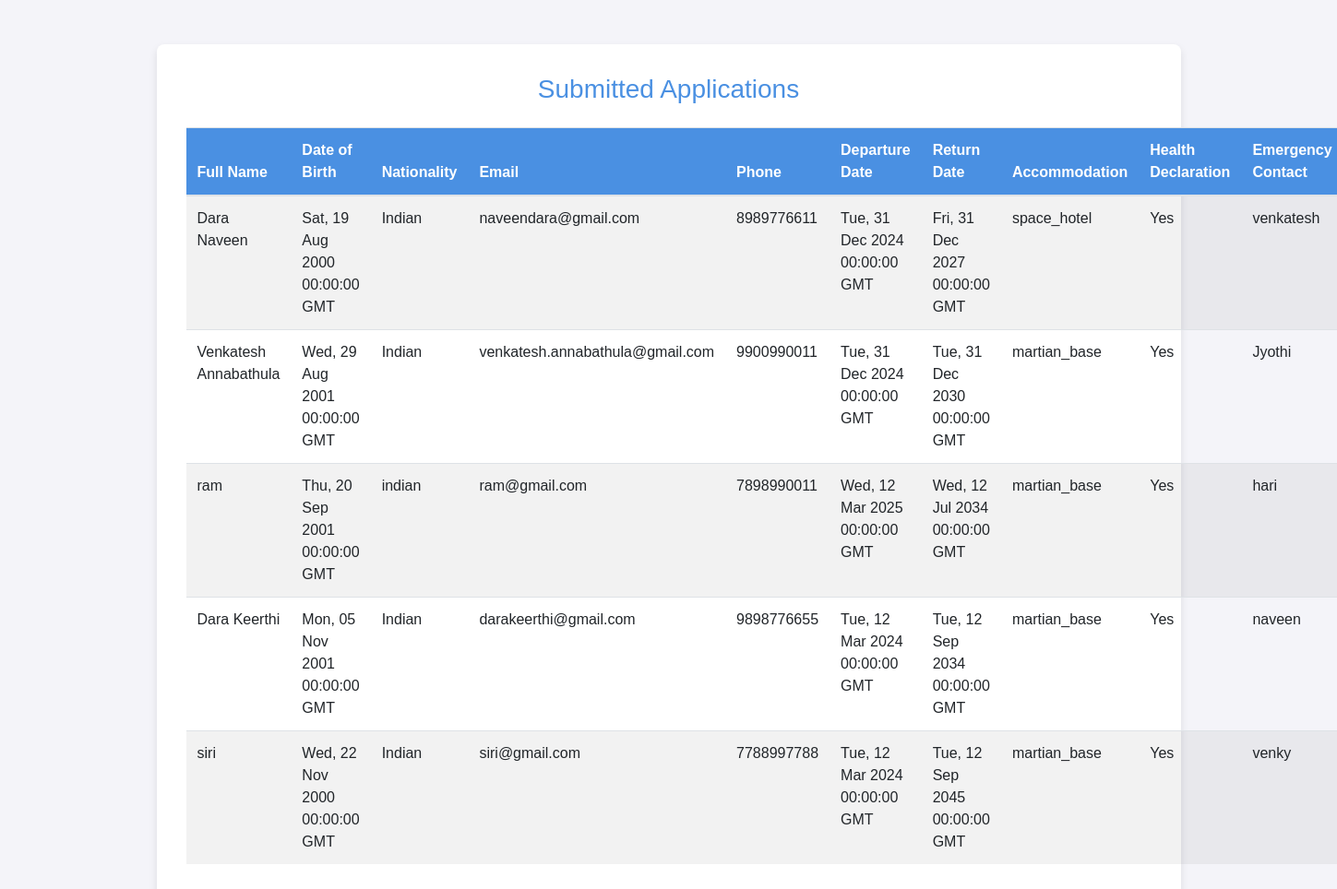
The page /admin/applications on the database as committed earlier.
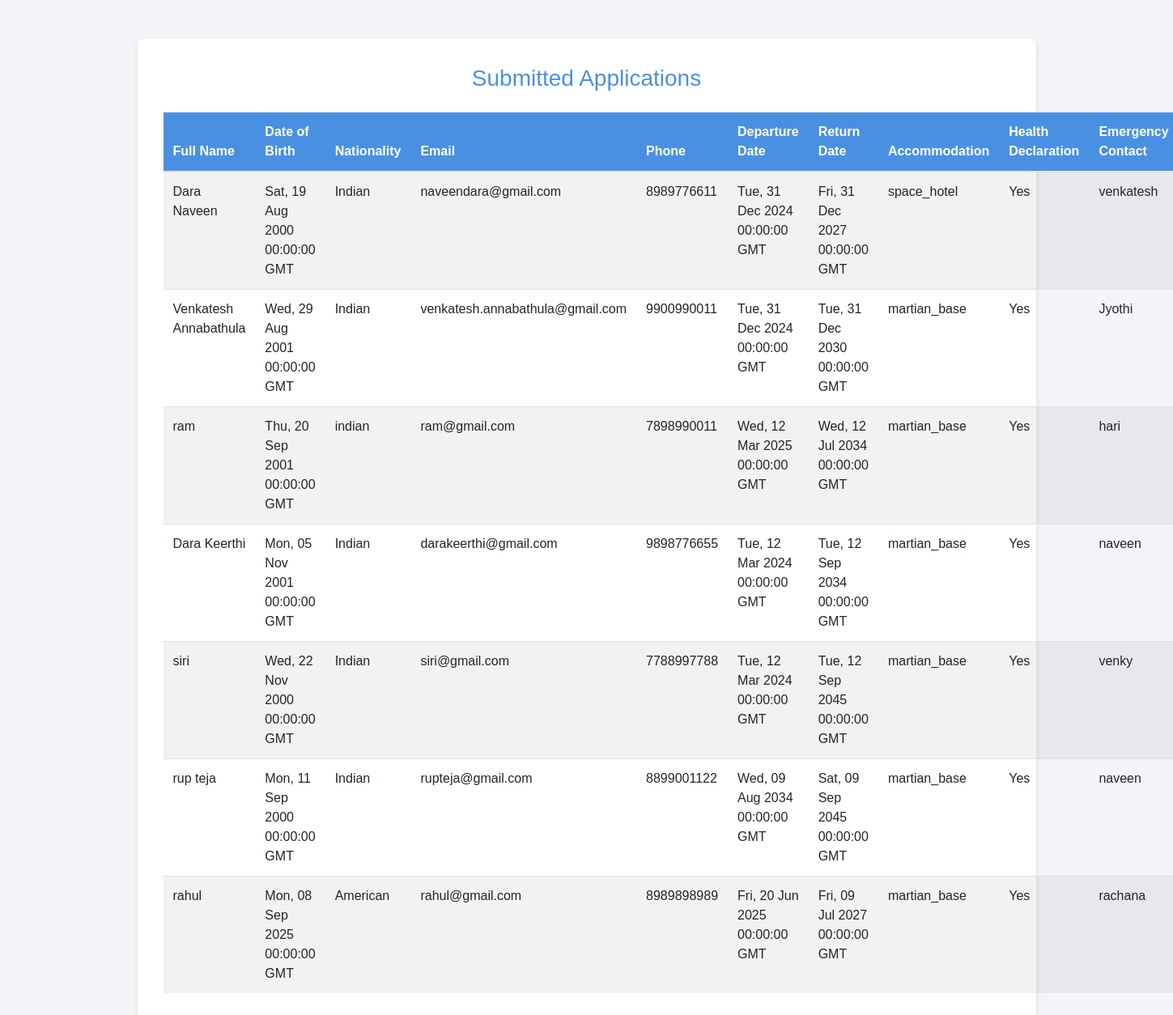
The same page on the database as committed later.
### app/models.py (models this page shows, shortened)
class Applicant(db.Model):
    id = db.Column(db.Integer, primary_key=True)
    full_name = db.Column(db.String(100), nullable=False)
    date_of_birth = db.Column(db.String(10), nullable=False)
    nationality = db.Column(db.String(50), nullable=False)
    email = db.Column(db.String(120), unique=True, nullable=False)
    phone = db.Column(db.String(20), nullable=False)
    departure_date = db.Column(db.String(10), nullable=False)
    return_date = db.Column(db.String(10), nullable=False)
    accommodation = db.Column(db.String(50), nullable=False)
    special_requests = db.Column(db.Text)
    health_declaration = db.Column(db.Boolean, nullable=False)
    emergency_contact = db.Column(db.String(100), nullable=False)
    medical_conditions = db.Column(db.Text)

### app/routes.py (the view)
@bp.route('/admin/applications')
def admin_applications():
    applicants = Applicant.query.all()
    return render_template('admin_applications.html', applicants=applicants)

### app/templates/admin_applications.html (shortened to what this page needs)
{% extends "base.html" %}
{% block content %}
<div class="form-container">
    <h2>Submitted Applications</h2>
    <table class="table table-striped">
        <thead>
            <tr>
                <th>Full Name</th>
                <th>Date of Birth</th>
                <th>Nationality</th>
                <th>Email</th>
                <th>Phone</th>
                <th>Departure Date</th>
                <th>Return Date</th>
                <th>Accommodation</th>
                <th>Health Declaration</th>
                <th>Emergency Contact</th>
            </tr>
        </thead>
        <tbody>
            {% for applicant in applicants %}
            <tr>
                <td>{{ applicant.full_name }}</td>
                <td>{{ applicant.date_of_birth }}</td>
                <td>{{ applicant.nationality }}</td>
                <td>{{ applicant.email }}</td>
                <td>{{ applicant.phone }}</td>
                <td>{{ applicant.departure_date }}</td>
                <td>{{ applicant.return_date }}</td>
                <td>{{ applicant.accommodation }}</td>
                <td>{{ 'Yes' if applicant.health_declaration else 'No' }}</td>
                <td>{{ applicant.emergency_contact }}</td>
            </tr>
            {% endfor %}
        </tbody>
    </table>
</div>
{% endblock %}

### app/templates/base.html (shortened to what this page needs)
<!DOCTYPE html>
<html lang="en">
<head>
    <link href="https://stackpath.bootstrapcdn.com/bootstrap/4.5.2/css/bootstrap.min.css" rel="stylesheet">
    <link href="{{ url_for('static', filename='style.css') }}" rel="stylesheet">
</head>
<body>
    <div class="container mt-5">
        {% block content %}{% endblock %}
    </div>
</body>
</html>

### app/static/style.css (style rules this page uses)
body { font-family: Arial, sans-serif; background-color: #f4f4f9; color: #333; }
.form-container { background-color: #ffffff; border-radius: 8px; padding: 2rem; box-shadow: 0 4px 8px rgba(0, 0, 0, 0.1); margin-top: 2rem; }
h2 { text-align: center; color: #4a90e2; font-size: 28px; margin-bottom: 1.5rem; }
.table { border-collapse: collapse; width: 100%; margin-top: 1rem; }
.table th, .table td { padding: 12px; text-align: left; }
.table th { background-color: #4a90e2; color: #ffffff; }

Rows that differ between the two databases and show on the page:
added Applicant: full_name "rup teja", date_of_birth "Mon, 11 Sep 2000 00:00:00 GMT", nationality "Indian", email "rupteja@gmail.com", phone "8899001122", departure_date "Wed, 09 Aug 2034 00:00:00 GMT", return_date "Sat, 09 Sep 2045 00:00:00 GMT", accommodation "martian_base", health_declaration "Yes", emergency_contact "naveen"
added Applicant: full_name "rahul", date_of_birth "Mon, 08 Sep 2025 00:00:00 GMT", nationality "American", email "rahul@gmail.com", phone "8989898989", departure_date "Fri, 20 Jun 2025 00:00:00 GMT", return_date "Fri, 09 Jul 2027 00:00:00 GMT", accommodation "martian_base", health_declaration "Yes", emergency_contact "rachana"
